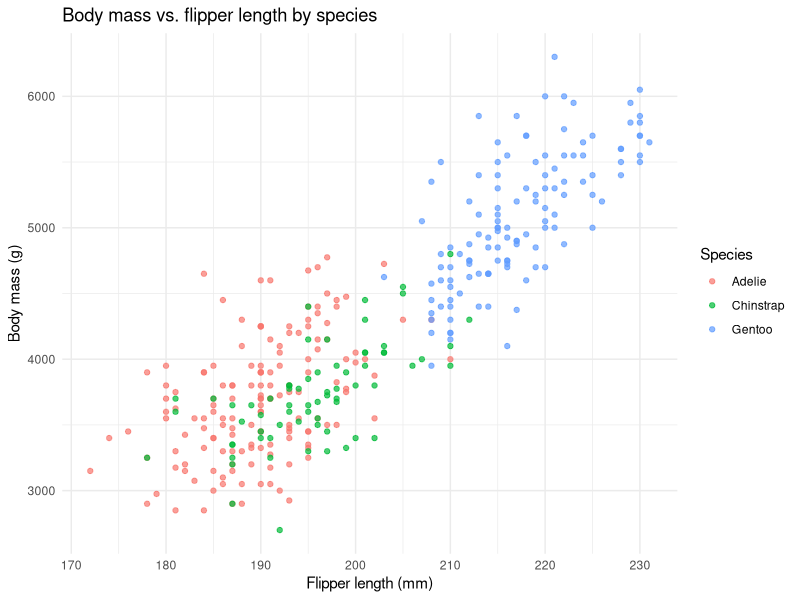

Here is the R script that generated this plot:
## ---- chunk 1
library(palmerpenguins)
library(dplyr)
library(ggplot2)

penguins <- palmerpenguins::penguins
head(penguins)
## ---- chunk 2
species_summary <- penguins |>
  group_by(species) |>
  summarise(
    mean_body_mass_g = mean(body_mass_g, na.rm = TRUE),
    mean_flipper_length_mm = mean(flipper_length_mm, na.rm = TRUE)
  )

species_summary
## ---- chunk 3
ggplot(
  penguins,
  aes(
    x = flipper_length_mm,
    y = body_mass_g,
    color = species
  )
) +
  geom_point(alpha = 0.7) +
  labs(
    title = "Body mass vs. flipper length by species",
    x = "Flipper length (mm)",
    y = "Body mass (g)",
    color = "Species"
  ) +
  theme_minimal()
